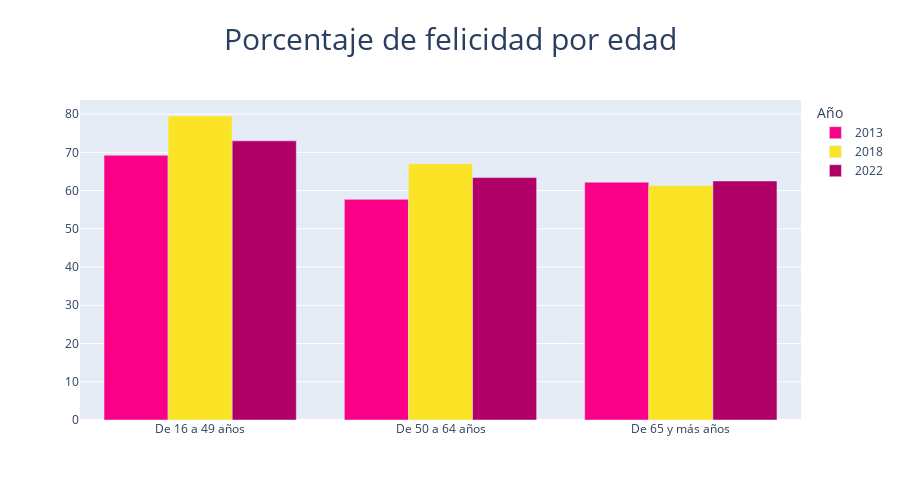

The cell this chart's notebook holds for it:
### Code cell
fig = px.bar(data_felicidad_edad.melt(id_vars='Edad', var_name='Año', value_name='Felicidad'),
             x='Edad', y='Felicidad', color='Año',
             labels={'Felicidad': ' ', 'Edad': ' '},
             title='Porcentaje de felicidad por edad',
             height=500,
             barmode='group', 
             color_discrete_sequence=px.colors.qualitative.Alphabet_r)

fig.update_layout(title_text='Porcentaje de felicidad por edad', title_x=0.5, title_font=dict(size=30))

fig.show()

### Figure 1 — Plotly figure (JSON) as saved in the notebook; plotly's stock layout.template omitted (floating-point values rounded to 4 significant figures)
{"data": [{"alignmentgroup": "True", "hovertemplate": "Año=2013<br> =%{y}<extra></extra>", "legendgroup": "2013", "marker": {"color": "#FA0087", "pattern": {"shape": ""}}, "name": "2013", "offsetgroup": "2013", "orientation": "v", "showlegend": true, "textposition": "auto", "type": "bar", "x": ["De 16 a 49 años", "De 50 a 64 años", "De 65 y más años"], "xaxis": "x", "y": [69.23, 57.7, 62.2], "yaxis": "y"}, {"alignmentgroup": "True", "hovertemplate": "Año=2018<br> =%{y}<extra></extra>", "legendgroup": "2018", "marker": {"color": "#FBE426", "pattern": {"shape": ""}}, "name": "2018", "offsetgroup": "2018", "orientation": "v", "showlegend": true, "textposition": "auto", "type": "bar", "x": ["De 16 a 49 años", "De 50 a 64 años", "De 65 y más años"], "xaxis": "x", "y": [79.5, 67, 61.3], "yaxis": "y"}, {"alignmentgroup": "True", "hovertemplate": "Año=2022<br> =%{y}<extra></extra>", "legendgroup": "2022", "marker": {"color": "#B00068", "pattern": {"shape": ""}}, "name": "2022", "offsetgroup": "2022", "orientation": "v", "showlegend": true, "textposition": "auto", "type": "bar", "x": ["De 16 a 49 años", "De 50 a 64 años", "De 65 y más años"], "xaxis": "x", "y": [73, 63.4, 62.5], "yaxis": "y"}], "layout": {"barmode": "group", "height": 500, "legend": {"title": {"text": "Año"}, "tracegroupgap": 0}, "title": {"font": {"size": 30}, "text": "Porcentaje de felicidad por edad", "x": 0.5}, "xaxis": {"anchor": "y", "domain": [0, 1], "title": {"text": " "}}, "yaxis": {"anchor": "x", "domain": [0, 1], "title": {"text": " "}}}}
